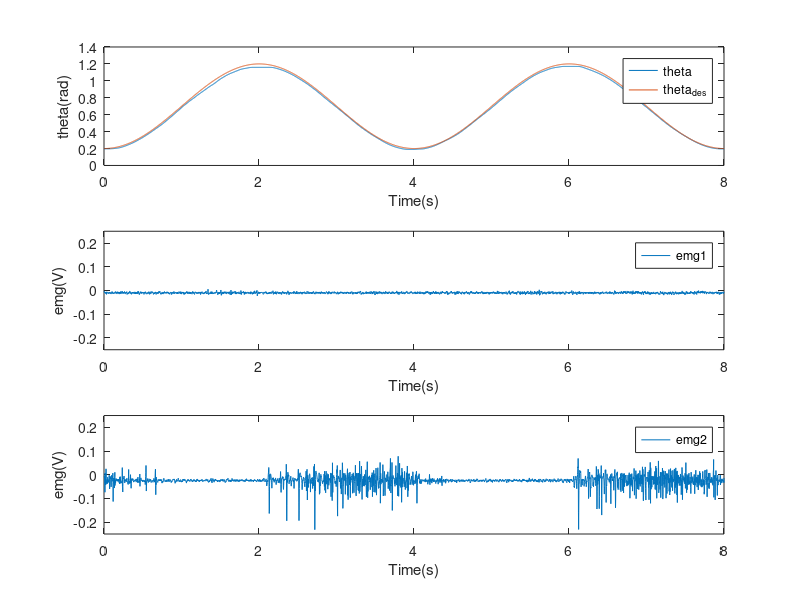

The MATLAB source for this figure:
clear
clc
load('fig_emg.mat')

figure(1)
clf

subplot(3,1,1)
plot(tvec(1:4000,:),xvec(4001:8000,1));
hold on
plot(tvec(1:4000,:),xdesvec(4001:8000,1));
legend theta theta_{des}
xlabel('Time(s)')
ylabel('theta(rad)')

subplot(3,1,2)
plot(tvec(1:4000,:),ai(8001:2:16000,1));
xlabel('Time(s)')
ylabel('emg(V)')
ylim([-0.25 0.25])
legend emg1

subplot(3,1,3)
plot(tvec(1:4000,:),ai(8001:2:16000,2));
xlabel('Time(s)')
ylabel('emg(V)')
ylim([-0.25 0.25])
legend emg2

saveas(gcf,'./fig_emg.png')